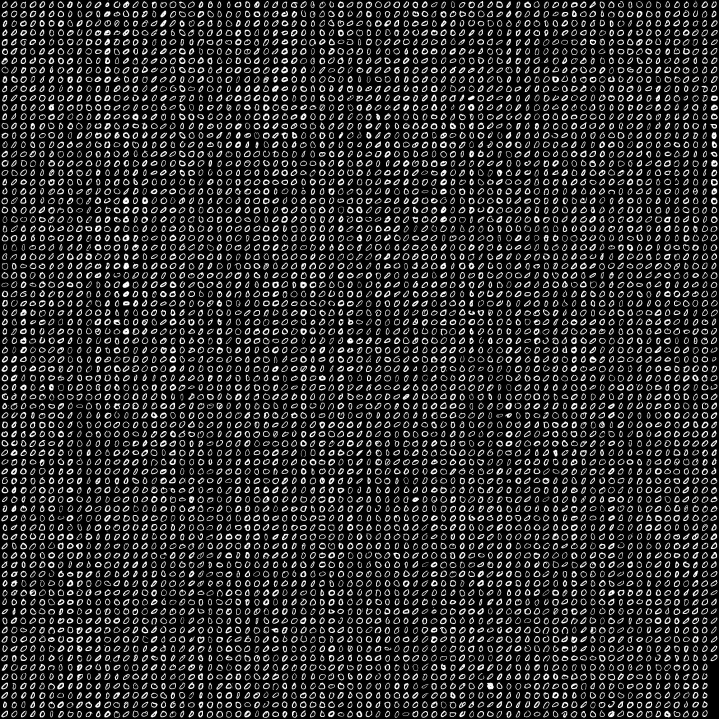
#> input picture mnist_dataset/mnist_train0.jpg, 2156 x 2156 px (shown at 1/3 size)
$ python rmsprop.py
#> lines starting #> are read from the running program, lines starting #| are printed output that depends on the picture
"""
Matheus Farias - Implementação RMSProp
"""
# Importando bibliotecas úteis
import numpy as np
from skimage import io
from sklearn.model_selection import train_test_split
import time
import random
import funcoes
from sklearn.model_selection import cross_val_predict
from sklearn.metrics import accuracy_score
from sklearn.neural_network import MLPClassifier


# Leitura das imagens de treino e teste e normalização dos dados entre 0 e 1
zero = io.imread("./mnist_dataset/mnist_train0.jpg", as_gray=True)/255
#> zero: shape (2156, 2156) float64; min 0, max 1, mean 0.178
um = io.imread("./mnist_dataset/mnist_train1.jpg", as_gray=True)/255
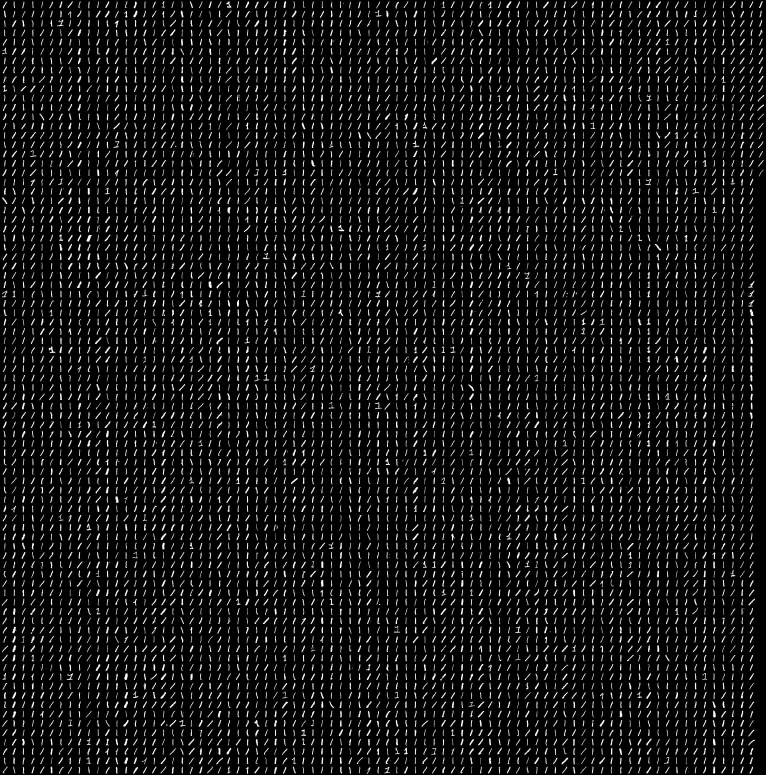
#> input picture mnist_dataset/mnist_train1.jpg, 2296 x 2324 px (shown at 1/3 size)
#> um: shape (2324, 2296) float64; min 0, max 1, mean 0.0781
dois = io.imread("./mnist_dataset/mnist_train2.jpg", as_gray=True)/255
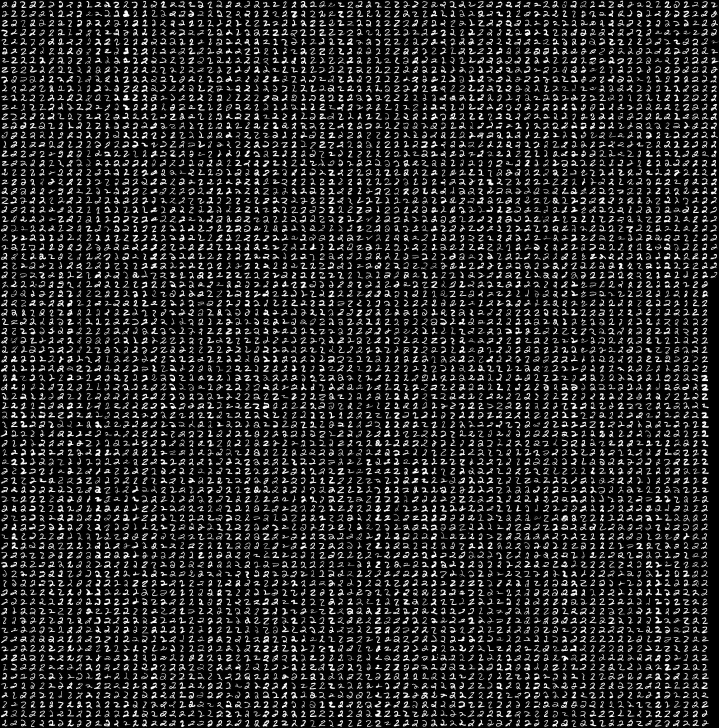
#> input picture mnist_dataset/mnist_train2.jpg, 2156 x 2184 px (shown at 1/3 size)
#> dois: shape (2184, 2156) float64; min 0, max 1, mean 0.152
tres = io.imread("./mnist_dataset/mnist_train3.jpg", as_gray=True)/255
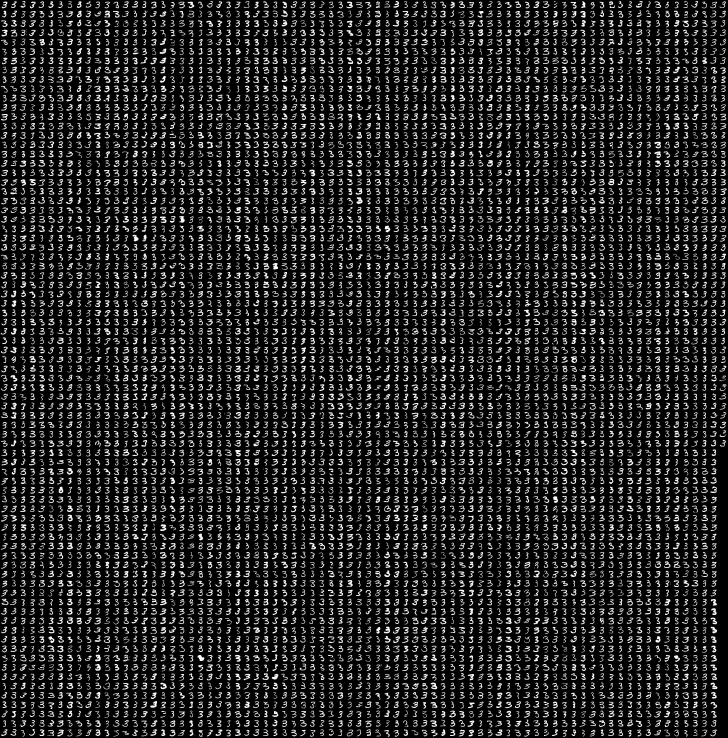
#> input picture mnist_dataset/mnist_train3.jpg, 2184 x 2212 px (shown at 1/3 size)
#> tres: shape (2212, 2184) float64; min 0, max 1, mean 0.145
quatro = io.imread("./mnist_dataset/mnist_train4.jpg", as_gray=True)/255
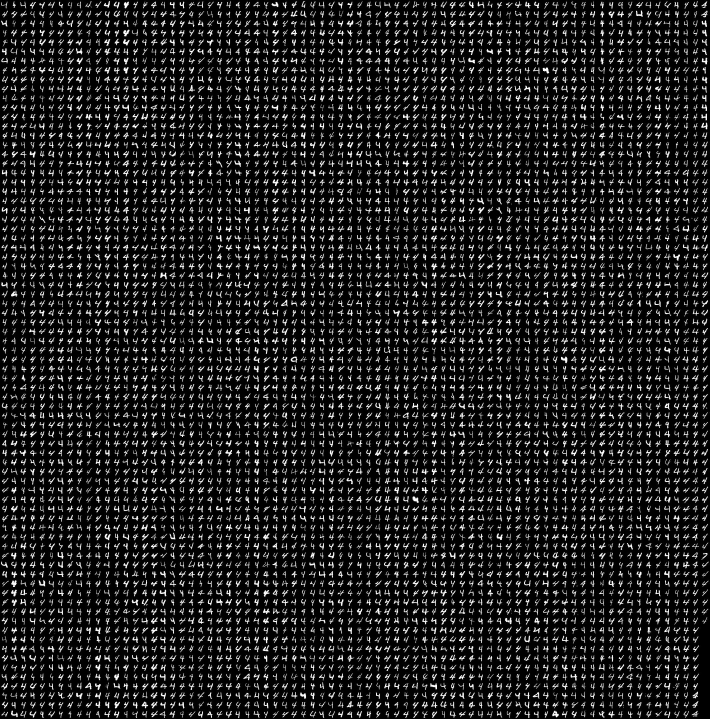
#> input picture mnist_dataset/mnist_train4.jpg, 2128 x 2156 px (shown at 1/3 size)
#> quatro: shape (2156, 2128) float64; min 0, max 1, mean 0.126
cinco = io.imread("./mnist_dataset/mnist_train5.jpg", as_gray=True)/255
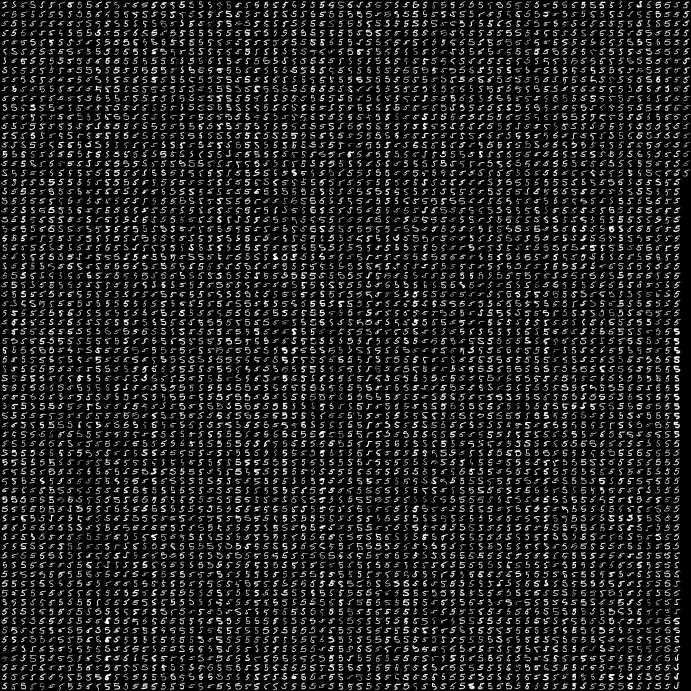
#> input picture mnist_dataset/mnist_train5.jpg, 2072 x 2072 px (shown at 1/3 size)
#> cinco: shape (2072, 2072) float64; min 0, max 1, mean 0.132
#> (the run stopped early here; a loop or call above may not have finished)
